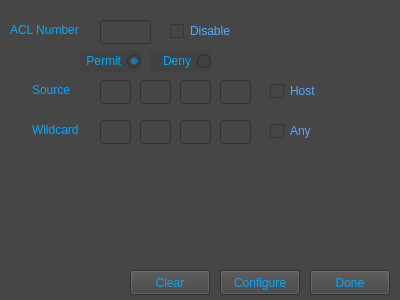
<?xml version="1.0" encoding="UTF-8"?>
<ui version="4.0">
 <class>Acl</class>
 <widget class="QWidget" name="Acl">
  <property name="geometry">
   <rect>
    <x>0</x>
    <y>0</y>
    <width>400</width>
    <height>300</height>
   </rect>
  </property>
  <property name="windowTitle">
   <string>Form</string>
  </property>
  <property name="styleSheet">
   <string notr="true">gridline-color: rgb(0, 0, 0);
selection-color: rgb(0, 170, 255);
selection-background-color: rgb(66, 66, 66);
background-color: rgb(70, 70, 70);
alternate-background-color: rgb(0, 0, 0);</string>
  </property>
  <widget class="QPushButton" name="configBtn">
   <property name="geometry">
    <rect>
     <x>220</x>
     <y>270</y>
     <width>80</width>
     <height>25</height>
    </rect>
   </property>
   <property name="cursor">
    <cursorShape>PointingHandCursor</cursorShape>
   </property>
   <property name="styleSheet">
    <string notr="true">color: rgb(0, 170, 255);
background-color: rgb(66, 66, 66);
border-color: rgb(0, 0, 0);</string>
   </property>
   <property name="text">
    <string>Configure</string>
   </property>
  </widget>
  <widget class="QPushButton" name="clearBtn">
   <property name="geometry">
    <rect>
     <x>130</x>
     <y>270</y>
     <width>80</width>
     <height>25</height>
    </rect>
   </property>
   <property name="cursor">
    <cursorShape>PointingHandCursor</cursorShape>
   </property>
   <property name="styleSheet">
    <string notr="true">color: rgb(0, 170, 255);
background-color: rgb(66, 66, 66);
border-color: rgb(0, 0, 0);</string>
   </property>
   <property name="text">
    <string>Clear</string>
   </property>
  </widget>
  <widget class="QPushButton" name="exitBtn">
   <property name="geometry">
    <rect>
     <x>310</x>
     <y>270</y>
     <width>80</width>
     <height>25</height>
    </rect>
   </property>
   <property name="cursor">
    <cursorShape>PointingHandCursor</cursorShape>
   </property>
   <property name="styleSheet">
    <string notr="true">color: rgb(0, 170, 255);
background-color: rgb(66, 66, 66);
border-color: rgb(0, 0, 0);</string>
   </property>
   <property name="text">
    <string>Done</string>
   </property>
  </widget>
  <widget class="QLabel" name="label">
   <property name="geometry">
    <rect>
     <x>10</x>
     <y>20</y>
     <width>71</width>
     <height>20</height>
    </rect>
   </property>
   <property name="layoutDirection">
    <enum>Qt::LeftToRight</enum>
   </property>
   <property name="styleSheet">
    <string notr="true">color :rgb(0, 170, 255)</string>
   </property>
   <property name="text">
    <string>ACL Number</string>
   </property>
  </widget>
  <widget class="QLineEdit" name="aclBox">
   <property name="geometry">
    <rect>
     <x>100</x>
     <y>20</y>
     <width>51</width>
     <height>24</height>
    </rect>
   </property>
   <property name="styleSheet">
    <string notr="true">color: rgb(85, 170, 255);
border-color: rgb(0, 0, 0);</string>
   </property>
   <property name="text">
    <string/>
   </property>
  </widget>
  <widget class="QLineEdit" name="ipBox1">
   <property name="geometry">
    <rect>
     <x>100</x>
     <y>80</y>
     <width>31</width>
     <height>24</height>
    </rect>
   </property>
   <property name="styleSheet">
    <string notr="true">color: rgb(85, 170, 255);
border-color: rgb(0, 0, 0);</string>
   </property>
  </widget>
  <widget class="QLineEdit" name="wildBox3">
   <property name="geometry">
    <rect>
     <x>180</x>
     <y>120</y>
     <width>31</width>
     <height>24</height>
    </rect>
   </property>
   <property name="styleSheet">
    <string notr="true">color: rgb(85, 170, 255);
border-color: rgb(0, 0, 0);</string>
   </property>
  </widget>
  <widget class="QLineEdit" name="ipBox2">
   <property name="geometry">
    <rect>
     <x>140</x>
     <y>80</y>
     <width>31</width>
     <height>24</height>
    </rect>
   </property>
   <property name="styleSheet">
    <string notr="true">color: rgb(85, 170, 255);
border-color: rgb(0, 0, 0);</string>
   </property>
  </widget>
  <widget class="QLineEdit" name="ipBox4">
   <property name="geometry">
    <rect>
     <x>220</x>
     <y>80</y>
     <width>31</width>
     <height>24</height>
    </rect>
   </property>
   <property name="styleSheet">
    <string notr="true">color: rgb(85, 170, 255);
border-color: rgb(0, 0, 0);</string>
   </property>
  </widget>
  <widget class="QLineEdit" name="wildBox1">
   <property name="geometry">
    <rect>
     <x>100</x>
     <y>120</y>
     <width>31</width>
     <height>24</height>
    </rect>
   </property>
   <property name="styleSheet">
    <string notr="true">color: rgb(85, 170, 255);
border-color: rgb(0, 0, 0);</string>
   </property>
  </widget>
  <widget class="QLabel" name="label_4">
   <property name="geometry">
    <rect>
     <x>32</x>
     <y>82</y>
     <width>61</width>
     <height>16</height>
    </rect>
   </property>
   <property name="styleSheet">
    <string notr="true">color :rgb(0, 170, 255)</string>
   </property>
   <property name="text">
    <string>Source</string>
   </property>
  </widget>
  <widget class="QLabel" name="label_5">
   <property name="geometry">
    <rect>
     <x>32</x>
     <y>122</y>
     <width>61</width>
     <height>16</height>
    </rect>
   </property>
   <property name="styleSheet">
    <string notr="true">color :rgb(0, 170, 255)</string>
   </property>
   <property name="text">
    <string>Wildcard</string>
   </property>
  </widget>
  <widget class="QLineEdit" name="wildBox2">
   <property name="geometry">
    <rect>
     <x>140</x>
     <y>120</y>
     <width>31</width>
     <height>24</height>
    </rect>
   </property>
   <property name="styleSheet">
    <string notr="true">color: rgb(85, 170, 255);
border-color: rgb(0, 0, 0);</string>
   </property>
  </widget>
  <widget class="QLineEdit" name="wildBox4">
   <property name="geometry">
    <rect>
     <x>220</x>
     <y>120</y>
     <width>31</width>
     <height>24</height>
    </rect>
   </property>
   <property name="styleSheet">
    <string notr="true">color: rgb(85, 170, 255);
border-color: rgb(0, 0, 0);</string>
   </property>
  </widget>
  <widget class="QLineEdit" name="ipBox3">
   <property name="geometry">
    <rect>
     <x>180</x>
     <y>80</y>
     <width>31</width>
     <height>24</height>
    </rect>
   </property>
   <property name="styleSheet">
    <string notr="true">color: rgb(85, 170, 255);
border-color: rgb(0, 0, 0);</string>
   </property>
  </widget>
  <widget class="QRadioButton" name="permitCheck">
   <property name="geometry">
    <rect>
     <x>80</x>
     <y>50</y>
     <width>61</width>
     <height>22</height>
    </rect>
   </property>
   <property name="cursor">
    <cursorShape>PointingHandCursor</cursorShape>
   </property>
   <property name="layoutDirection">
    <enum>Qt::RightToLeft</enum>
   </property>
   <property name="styleSheet">
    <string notr="true">color :rgb(0, 170, 255);
border-color: rgb(0, 0, 0);
background-color: rgb(66, 66, 66);
alternate-background-color: rgb(66, 66, 66);
selection-color: rgb(0, 170, 255);</string>
   </property>
   <property name="text">
    <string>Permit</string>
   </property>
   <property name="checked">
    <bool>true</bool>
   </property>
  </widget>
  <widget class="QRadioButton" name="denyCheck">
   <property name="geometry">
    <rect>
     <x>150</x>
     <y>50</y>
     <width>61</width>
     <height>22</height>
    </rect>
   </property>
   <property name="cursor">
    <cursorShape>PointingHandCursor</cursorShape>
   </property>
   <property name="layoutDirection">
    <enum>Qt::RightToLeft</enum>
   </property>
   <property name="styleSheet">
    <string notr="true">color :rgb(0, 170, 255);
border-color: rgb(0, 0, 0);
background-color: rgb(66, 66, 66);
alternate-background-color: rgb(66, 66, 66);
selection-color: rgb(0, 170, 255);</string>
   </property>
   <property name="text">
    <string>Deny</string>
   </property>
   <property name="checked">
    <bool>false</bool>
   </property>
  </widget>
  <widget class="QCheckBox" name="hostCheck">
   <property name="geometry">
    <rect>
     <x>270</x>
     <y>80</y>
     <width>85</width>
     <height>22</height>
    </rect>
   </property>
   <property name="cursor">
    <cursorShape>PointingHandCursor</cursorShape>
   </property>
   <property name="styleSheet">
    <string notr="true">color: rgb(85, 170, 255);
border-color: rgb(0, 0, 0);</string>
   </property>
   <property name="text">
    <string>Host</string>
   </property>
  </widget>
  <widget class="QCheckBox" name="anyCheck">
   <property name="geometry">
    <rect>
     <x>270</x>
     <y>120</y>
     <width>85</width>
     <height>22</height>
    </rect>
   </property>
   <property name="cursor">
    <cursorShape>PointingHandCursor</cursorShape>
   </property>
   <property name="styleSheet">
    <string notr="true">color: rgb(85, 170, 255);
border-color: rgb(0, 0, 0);</string>
   </property>
   <property name="text">
    <string>Any</string>
   </property>
  </widget>
  <widget class="QCheckBox" name="disableCheck">
   <property name="geometry">
    <rect>
     <x>170</x>
     <y>20</y>
     <width>85</width>
     <height>22</height>
    </rect>
   </property>
   <property name="cursor">
    <cursorShape>PointingHandCursor</cursorShape>
   </property>
   <property name="styleSheet">
    <string notr="true">color: rgb(85, 170, 255);
border-color: rgb(0, 0, 0);</string>
   </property>
   <property name="text">
    <string>Disable</string>
   </property>
  </widget>
 </widget>
 <tabstops>
  <tabstop>aclBox</tabstop>
  <tabstop>disableCheck</tabstop>
  <tabstop>permitCheck</tabstop>
  <tabstop>denyCheck</tabstop>
  <tabstop>ipBox1</tabstop>
  <tabstop>ipBox2</tabstop>
  <tabstop>ipBox3</tabstop>
  <tabstop>ipBox4</tabstop>
  <tabstop>wildBox1</tabstop>
  <tabstop>wildBox2</tabstop>
  <tabstop>wildBox3</tabstop>
  <tabstop>wildBox4</tabstop>
  <tabstop>hostCheck</tabstop>
  <tabstop>anyCheck</tabstop>
  <tabstop>clearBtn</tabstop>
  <tabstop>configBtn</tabstop>
  <tabstop>exitBtn</tabstop>
 </tabstops>
 <resources/>
 <connections/>
</ui>
